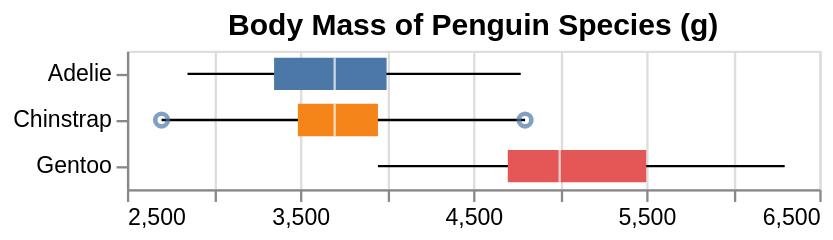

Write the Vega-Lite specification saved for this chart.
### Vega specification from a JSON file in a GitHub repository (floating-point values rounded to 4 significant figures)
{"$schema": "https://vega.github.io/schema/vega/v6.json", "background": "white", "padding": 5, "width": 300, "title": {"text": "Body Mass of Penguin Species (g)", "frame": "group"}, "style": "cell", "data": [{"name": "source_0", "values": [{"Species": "Adelie", "lower": 2850, "q1": 3350, "median": 3700, "q3": 4000, "upper": 4775, "outliers": []}, {"Species": "Chinstrap", "lower": 2700, "q1": 3488.0, "median": 3700, "q3": 3950, "upper": 4800, "outliers": [2700, 4800]}, {"Species": "Gentoo", "lower": 3950, "q1": 4700, "median": 5000, "q3": 5500, "upper": 6300, "outliers": []}]}, {"name": "data_1", "source": "source_0", "transform": [{"type": "filter", "expr": "isValid(datum[\"lower\"]) && isFinite(+datum[\"lower\"])"}]}, {"name": "data_2", "source": "source_0", "transform": [{"type": "filter", "expr": "isValid(datum[\"q1\"]) && isFinite(+datum[\"q1\"])"}]}, {"name": "data_3", "source": "source_0", "transform": [{"type": "filter", "expr": "isValid(datum[\"median\"]) && isFinite(+datum[\"median\"])"}]}, {"name": "data_4", "source": "source_0", "transform": [{"type": "flatten", "fields": ["outliers"], "as": ["outliers"]}, {"type": "filter", "expr": "isValid(datum[\"outliers\"]) && isFinite(+datum[\"outliers\"])"}]}], "signals": [{"name": "y_step", "value": 20}, {"name": "height", "update": "bandspace(domain('y').length, 0, 0) * y_step"}], "marks": [{"name": "layer_0_marks", "type": "rule", "style": ["rule"], "from": {"data": "data_1"}, "encode": {"update": {"stroke": {"value": "black"}, "description": {"signal": "\"lower: \" + (format(datum[\"lower\"], \"\")) + \"; Species: \" + (isValid(datum[\"Species\"]) ? datum[\"Species\"] : \"\"+datum[\"Species\"]) + \"; upper: \" + (format(datum[\"upper\"], \"\"))"}, "x": {"scale": "x", "field": "lower"}, "x2": {"scale": "x", "field": "upper"}, "y": {"scale": "y", "field": "Species", "band": 0.5}}}}, {"name": "layer_1_marks", "type": "rect", "style": ["bar"], "from": {"data": "data_2"}, "encode": {"update": {"fill": {"scale": "color", "field": "Species"}, "ariaRoleDescription": {"value": "bar"}, "description": {"signal": "\"q1: \" + (format(datum[\"q1\"], \"\")) + \"; Species: \" + (isValid(datum[\"Species\"]) ? datum[\"Species\"] : \"\"+datum[\"Species\"]) + \"; q3: \" + (format(datum[\"q3\"], \"\"))"}, "x": {"scale": "x", "field": "q1"}, "x2": {"scale": "x", "field": "q3"}, "yc": {"scale": "y", "field": "Species", "band": 0.5}, "height": {"value": 14}}}}, {"name": "layer_2_marks", "type": "rect", "style": ["tick"], "from": {"data": "data_3"}, "encode": {"update": {"opacity": {"value": 0.7}, "fill": {"value": "white"}, "ariaRoleDescription": {"value": "tick"}, "description": {"signal": "\"median: \" + (format(datum[\"median\"], \"\")) + \"; Species: \" + (isValid(datum[\"Species\"]) ? datum[\"Species\"] : \"\"+datum[\"Species\"])"}, "yc": {"scale": "y", "field": "Species", "band": 0.5}, "height": {"value": 14}, "xc": {"scale": "x", "field": "median"}, "width": {"value": 1}}}}, {"name": "layer_3_marks", "type": "symbol", "style": ["point", "boxplot-outliers"], "from": {"data": "data_4"}, "encode": {"update": {"opacity": {"value": 0.7}, "fill": {"value": "transparent"}, "stroke": {"value": "#4c78a8"}, "ariaRoleDescription": {"value": "point"}, "description": {"signal": "\"outliers: \" + (format(datum[\"outliers\"], \"\")) + \"; Species: \" + (isValid(datum[\"Species\"]) ? datum[\"Species\"] : \"\"+datum[\"Species\"])"}, "x": {"scale": "x", "field": "outliers"}, "y": {"scale": "y", "field": "Species", "band": 0.5}}}}], "scales": [{"name": "x", "type": "linear", "domain": {"fields": [{"data": "data_1", "field": "lower"}, {"data": "data_1", "field": "upper"}, {"data": "data_2", "field": "q1"}, {"data": "data_2", "field": "q3"}, {"data": "data_3", "field": "median"}, {"data": "data_4", "field": "outliers"}]}, "range": [0, {"signal": "width"}], "zero": false, "nice": true}, {"name": "y", "type": "band", "domain": {"fields": [{"data": "data_1", "field": "Species"}, {"data": "data_2", "field": "Species"}, {"data": "data_3", "field": "Species"}, {"data": "data_4", "field": "Species"}], "sort": true}, "range": {"step": {"signal": "y_step"}}, "paddingInner": 0, "paddingOuter": 0}, {"name": "color", "type": "ordinal", "domain": {"data": "data_2", "field": "Species", "sort": true}, "range": "category"}], "axes": [{"scale": "x", "orient": "bottom", "gridScale": "y", "grid": true, "tickCount": {"signal": "ceil(width/40)"}, "domain": false, "labels": false, "aria": false, "maxExtent": 0, "minExtent": 0, "ticks": false, "zindex": 0}, {"scale": "x", "orient": "bottom", "grid": false, "labelFlush": true, "labelOverlap": true, "tickCount": {"signal": "ceil(width/40)"}, "zindex": 0}, {"scale": "y", "orient": "left", "grid": false, "zindex": 0}]}
